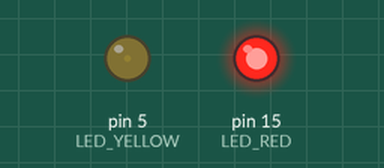
A sketch run on a simulated Arduino Uno, built with avr-gcc and run on an emulated ATmega328P. Shown: output pins drawn as LEDs (lit = HIGH).

Above: at 0.05 s.
At 2.3 s:
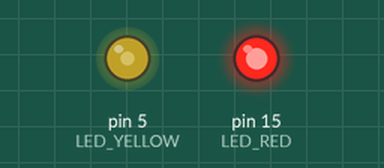
At 4.6 s:
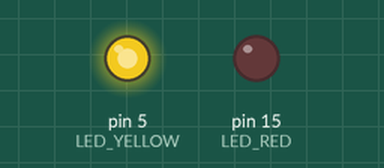
At 9.2 s:
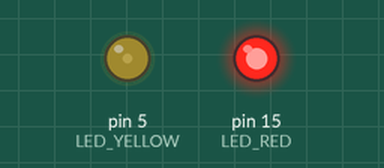
Timing chart, 0 to 13.3 s (numbered marks = the images above):
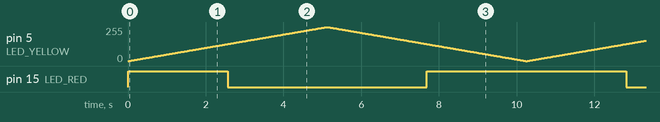

Measured:
- by itself, pin 15 (LED_RED): repeats every 10.3 s: LOW 5.1 s, HIGH 5.1 s

The sketch:

ex06.ino
```cpp
#define LED_YELLOW  5
#define LED_RED     15

void setup() {
  pinMode(LED_YELLOW, OUTPUT);
  pinMode(LED_RED, OUTPUT);
}

void loop() {
  // 黄灯渐亮，红灯同步渐暗
  for(int brightness = 0; brightness <= 255; brightness++){
    analogWrite(LED_YELLOW, brightness);
    analogWrite(LED_RED, 255 - brightness);
    delay(20);
  }
  // 黄灯渐暗，红灯同步渐亮
  for(int brightness = 255; brightness >= 0; brightness--){
    analogWrite(LED_YELLOW, brightness);
    analogWrite(LED_RED, 255 - brightness);
    delay(20);
  }
}
```
